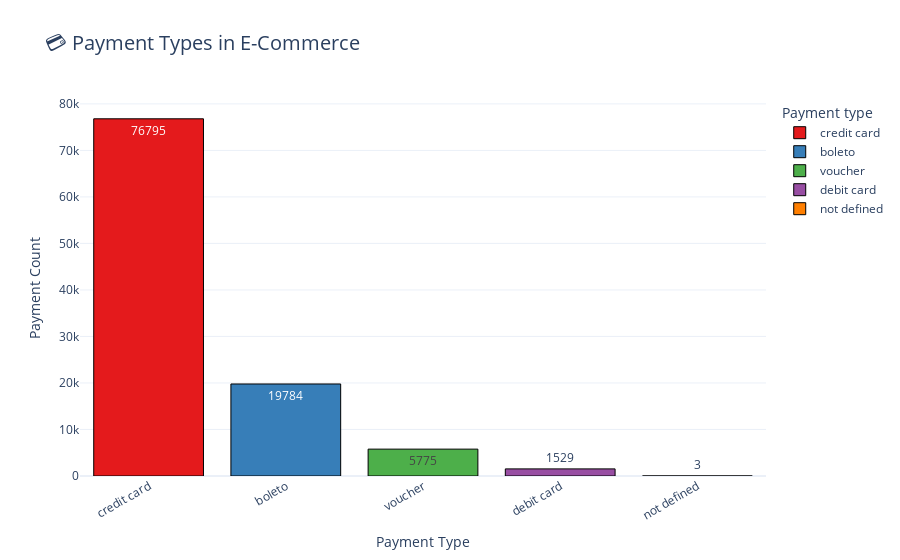

Notebook code cell kept with this figure:
### Code cell
fig_payments = px.bar(
    payment_type_counts, 
    x="Payment type", 
    y="Count", 
    title="💳 Payment Types in E-Commerce", 
    text="Count",
    color="Payment type",
    color_discrete_sequence=px.colors.qualitative.Set1,
)

fig_payments.update_traces(
    marker=dict(line=dict(width=1, color="black"))
)

fig_payments.update_layout(
    title_font_size=20,
    xaxis_title="Payment Type",
    yaxis_title="Payment Count",
    xaxis_tickangle=-30,
    template="plotly_white",
)

fig_payments

### Figure 1 — Plotly figure (JSON) as saved in the notebook; plotly's stock layout.template omitted (floating-point values rounded to 4 significant figures)
{"data": [{"alignmentgroup": "True", "hovertemplate": "Payment type=%{x}<br>Count=%{text}<extra></extra>", "legendgroup": "credit card", "marker": {"color": "rgb(228,26,28)", "line": {"color": "black", "width": 1}, "pattern": {"shape": ""}}, "name": "credit card", "offsetgroup": "credit card", "orientation": "v", "showlegend": true, "text": [76795], "textposition": "auto", "type": "bar", "x": ["credit card"], "xaxis": "x", "y": [76795], "yaxis": "y"}, {"alignmentgroup": "True", "hovertemplate": "Payment type=%{x}<br>Count=%{text}<extra></extra>", "legendgroup": "boleto", "marker": {"color": "rgb(55,126,184)", "line": {"color": "black", "width": 1}, "pattern": {"shape": ""}}, "name": "boleto", "offsetgroup": "boleto", "orientation": "v", "showlegend": true, "text": [19784], "textposition": "auto", "type": "bar", "x": ["boleto"], "xaxis": "x", "y": [19784], "yaxis": "y"}, {"alignmentgroup": "True", "hovertemplate": "Payment type=%{x}<br>Count=%{text}<extra></extra>", "legendgroup": "voucher", "marker": {"color": "rgb(77,175,74)", "line": {"color": "black", "width": 1}, "pattern": {"shape": ""}}, "name": "voucher", "offsetgroup": "voucher", "orientation": "v", "showlegend": true, "text": [5775], "textposition": "auto", "type": "bar", "x": ["voucher"], "xaxis": "x", "y": [5775], "yaxis": "y"}, {"alignmentgroup": "True", "hovertemplate": "Payment type=%{x}<br>Count=%{text}<extra></extra>", "legendgroup": "debit card", "marker": {"color": "rgb(152,78,163)", "line": {"color": "black", "width": 1}, "pattern": {"shape": ""}}, "name": "debit card", "offsetgroup": "debit card", "orientation": "v", "showlegend": true, "text": [1529], "textposition": "auto", "type": "bar", "x": ["debit card"], "xaxis": "x", "y": [1529], "yaxis": "y"}, {"alignmentgroup": "True", "hovertemplate": "Payment type=%{x}<br>Count=%{text}<extra></extra>", "legendgroup": "not defined", "marker": {"color": "rgb(255,127,0)", "line": {"color": "black", "width": 1}, "pattern": {"shape": ""}}, "name": "not defined", "offsetgroup": "not defined", "orientation": "v", "showlegend": true, "text": [3], "textposition": "auto", "type": "bar", "x": ["not defined"], "xaxis": "x", "y": [3], "yaxis": "y"}], "layout": {"barmode": "relative", "legend": {"title": {"text": "Payment type"}, "tracegroupgap": 0}, "title": {"font": {"size": 20}, "text": "💳 Payment Types in E-Commerce"}, "xaxis": {"anchor": "y", "categoryarray": ["credit card", "boleto", "voucher", "debit card", "not defined"], "categoryorder": "array", "domain": [0, 1], "tickangle": -30, "title": {"text": "Payment Type"}}, "yaxis": {"anchor": "x", "domain": [0, 1], "title": {"text": "Payment Count"}}}}
